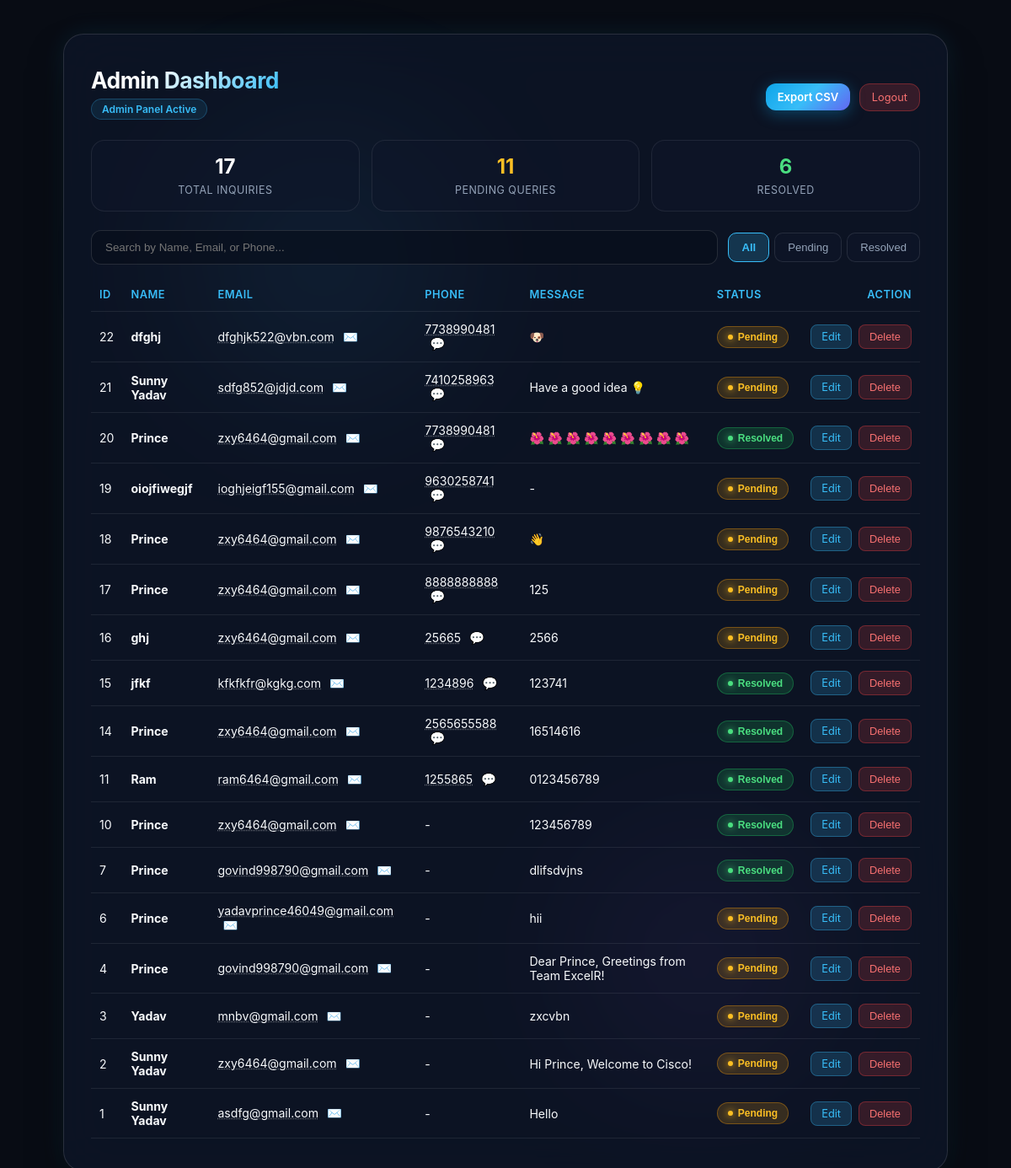
/ (signed in), run on an earlier commit of the app's database.
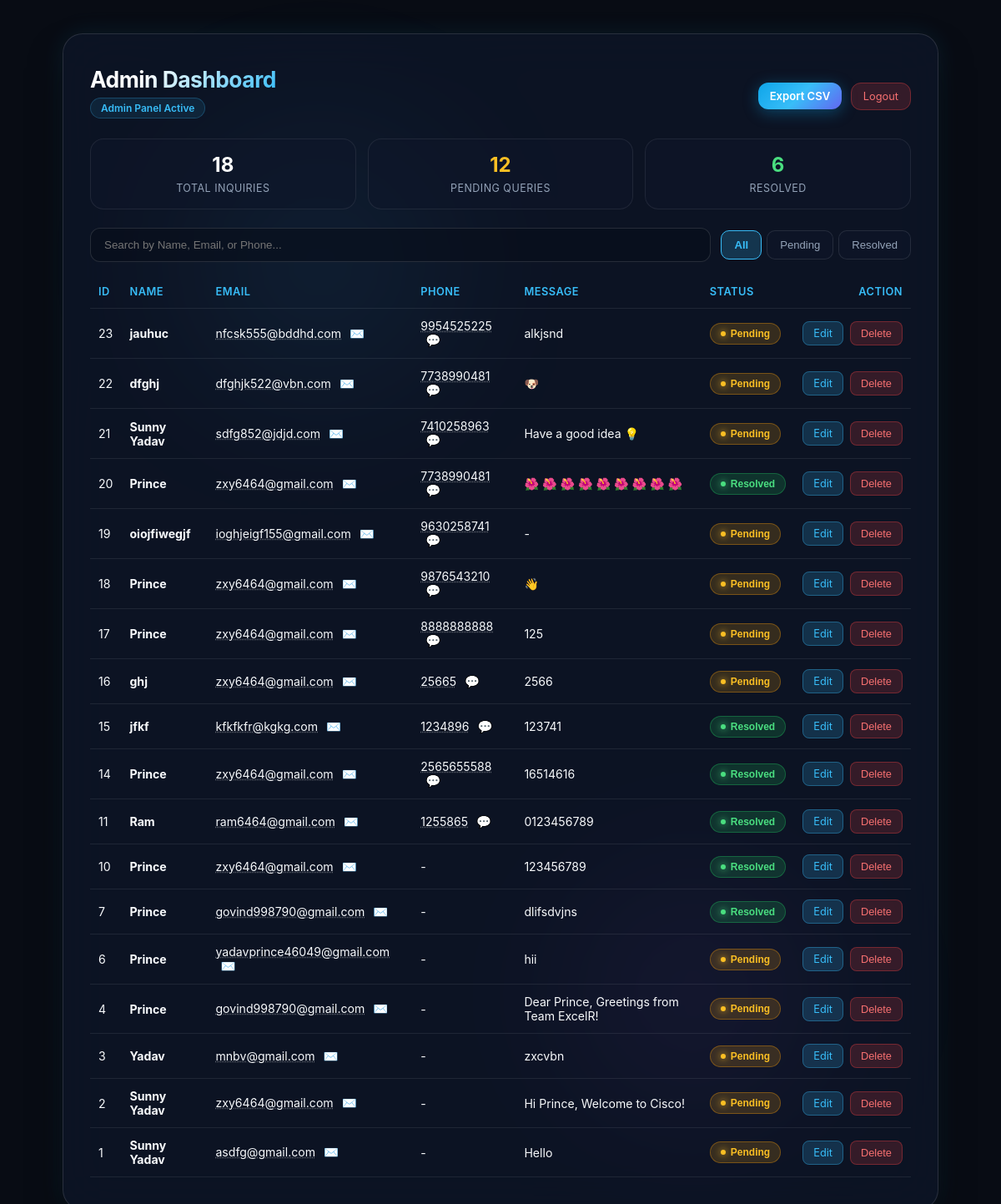
And on a later commit of the database.
### tables this page shows
CREATE TABLE users (
                id INTEGER PRIMARY KEY AUTOINCREMENT,
                name TEXT NOT NULL,
                email TEXT NOT NULL,
                message TEXT NOT NULL,
                created_at TIMESTAMP DEFAULT CURRENT_TIMESTAMP
            , password TEXT, phone TEXT, is_admin INTEGER DEFAULT 0, status TEXT DEFAULT 'Pending');

### app.py (the view, shortened to what this page needs)
@app.route('/', methods=['GET', 'POST'])
def index():
    records = []
    stats = {'total': 0, 'pending': 0, 'resolved': 0}
    if session.get('is_admin'):
        with sqlite3.connect(DB_NAME, timeout=10) as conn:
            conn.row_factory = sqlite3.Row
            cursor = conn.cursor()
            cursor.execute("SELECT id, name, email, phone, message, status, created_at FROM users WHERE is_admin = 0 ORDER BY id DESC")
            records = [dict(row) for row in cursor.fetchall()]
            cursor.execute("SELECT COUNT(*) FROM users WHERE is_admin = 0")
            stats['total'] = cursor.fetchone()[0]
            cursor.execute("SELECT COUNT(*) FROM users WHERE status = 'Pending' AND is_admin = 0")
            stats['pending'] = cursor.fetchone()[0]
            cursor.execute("SELECT COUNT(*) FROM users WHERE status = 'Resolved' AND is_admin = 0")
            stats['resolved'] = cursor.fetchone()[0]
    return render_template('index.html', records=records, stats=stats)

### templates/index.html (shortened to what this page needs)
<!DOCTYPE html>
<html lang="en">
<head>
</head>
<body>
  <div class="bg-glow-1"></div>
  <div class="bg-glow-2"></div>
  <div class="card" id="tiltCard">
    {% if session.get('is_admin') %}
      <div class="header-bar">
        <div>
          <h2>Admin Dashboard</h2>
          <span id="greeting" class="greeting-badge">Admin Panel Active</span>
        </div>
        <div>
          <a href="/export" class="btn" style="padding: 8px 14px; font-size: 0.82rem; margin-right: 6px;">Export CSV</a>
          <a href="/logout" class="btn-danger" style="text-decoration: none; padding: 8px 14px; border-radius: 12px;">Logout</a>
        </div>
      </div>
      <div class="stats-grid">
        <div class="stat-card">
          <h3>{{ stats.total }}</h3>
          <span>TOTAL INQUIRIES</span>
        </div>
        <div class="stat-card">
          <h3 style="color: #fbbf24;">{{ stats.pending }}</h3>
          <span>PENDING QUERIES</span>
        </div>
        <div class="stat-card">
          <h3 style="color: #4ade80;">{{ stats.resolved }}</h3>
          <span>RESOLVED</span>
        </div>
      </div>
      <div class="controls-row">
        <input type="text" id="searchInput" class="search-input" placeholder="Search by Name, Email, or Phone..." onkeyup="filterRecords()">
        <div class="filter-pills">
          <button class="pill-btn active" onclick="setStatusFilter('all', this)">All</button>
          <button class="pill-btn" onclick="setStatusFilter('Pending', this)">Pending</button>
          <button class="pill-btn" onclick="setStatusFilter('Resolved', this)">Resolved</button>
        </div>
      </div>
      <table id="recordsTable">
        <thead>
          <tr>
            <th>ID</th>
            <th>NAME</th>
            <th>EMAIL</th>
            <th>PHONE</th>
            <th>MESSAGE</th>
            <th>STATUS</th>
            <th style="text-align: right;">ACTION</th>
          </tr>
        </thead>
        <tbody>
          {% for r in records %}
          <tr id="row-{{ r.id }}" data-status="{{ r.status }}">
            <td>{{ r.id }}</td>
            <td><b>{{ r.name }}</b></td>
            <td>
              <span class="clickable-data" onclick="copyText('{{ r.email }}')">{{ r.email }}</span>
              <a href="mailto:{{ r.email }}" class="quick-link" title="Send Email">✉️</a>
            </td>
            <td>
              {% if r.phone %}
                <span class="clickable-data" onclick="copyText('{{ r.phone }}')">{{ r.phone }}</span>
                <a href="https://wa.me/91{{ r.phone }}" target="_blank" class="quick-link" title="Open WhatsApp">💬</a>
              {% else %}
                -
              {% endif %}
            </td>
            <td>{{ r.message or '-' }}</td>
            <td>
              <button class="badge {{ 'badge-resolved' if r.status == 'Resolved' else 'badge-pending' }}"
                      onclick="toggleStatus({{ r.id }}, this)">
                {{ r.status }}
              </button>
            </td>
            <td style="text-align: right; white-space: nowrap;">
              <a href="/edit/{{ r.id }}" class="btn-edit">Edit</a>
              <button class="btn-danger" onclick="openDeleteModal({{ r.id }})">Delete</button>
            </td>
          </tr>
          {% else %}
          <tr id="emptyRow"><td colspan="7" style="text-align: center; color: #94a3b8; padding: 24px;">No inquiries found.</td></tr>
          {% endfor %}
        </tbody>
      </table>
    {% endif %}
  </div>
</body>
</html>

What changed in the data, as far as the page shows it:
added users: id "23", name "jauhuc", email "nfcsk555@bddhd.com", phone "9954525225", message "alkjsnd", status "Pending"
Also different on the page:
{{ stats.total }}: "17" → "18"
{{ stats.pending }}: "11" → "12"
